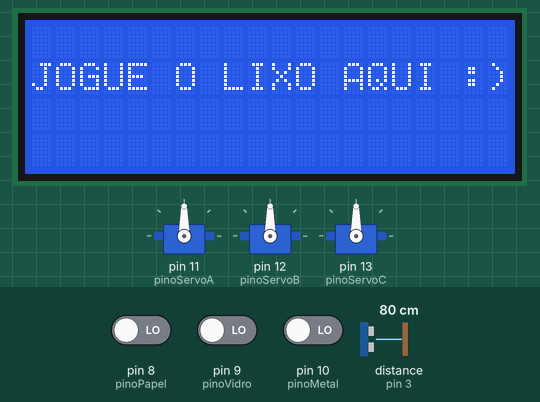
Recording of a sketch running on a simulated Arduino Uno, built with avr-gcc and run on an emulated ATmega328P. Shown: 20×4 character LCD, 3 × servo. Inputs (shaded band) come from the test bench; at power-on: distance to the obstacle (sensor on pin 3) 80 cm, pin 8 (pinoPapel) LOW, pin 9 (pinoVidro) LOW, pin 10 (pinoMetal) LOW. The echo pulse lasts 58.3 µs per cm.

Above: at 1.2 s.
1.3 s: distance to the obstacle (sensor on pin 3) set to 14 cm
2.8 s: distance to the obstacle (sensor on pin 3) set to 11 cm
At 3.3 s:
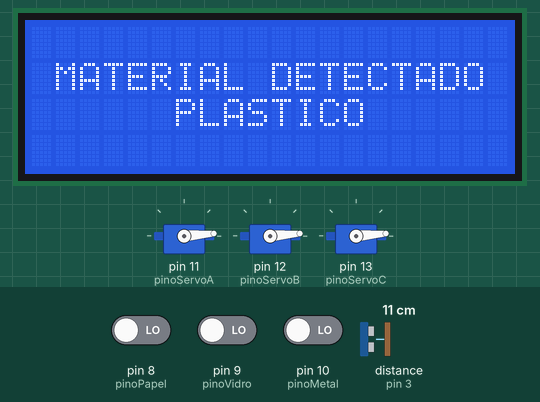
At 13.4 s:
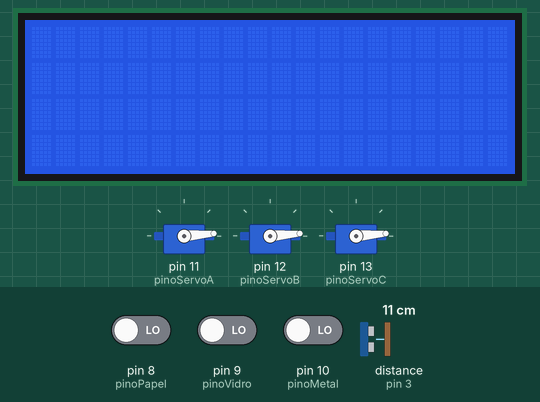
Timing chart, 0 to 14.9 s (numbered marks = the images above; inputs shaded):
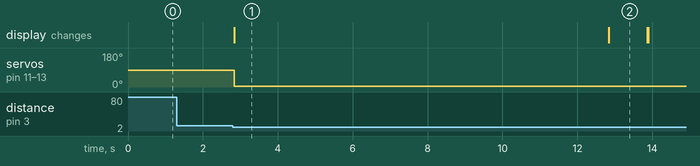

Measured:
- the behaviour switches between 13 and 12 cm on distance to the obstacle (sensor on pin 3) (found by bisection; images 0 and 1)
- after the input at 1.3 s, every drawn part: stays the same
- after the input at 2.8 s, servo on pin 11 (pinoServoA), servo on pin 12 (pinoServoB), servo on pin 13 (pinoServoC): 90° → 5° at once; the display: changes at once (image 1)
- what the display in image 1 shows lasts 10.0 s, from 2.8 s to 12.8 s

The sketch:

lixeira-inteligente-conectada.ino
```cpp
// Bibliotecas necessárias para o funcionamento do código
#include <Wire.h>
#include <LiquidCrystal_I2C.h>
#include <Ultrasonic.h>
#include <Servo.h>

// Definição dos pinos de entrada
#define pinoPapel 8
#define pinoVidro 9
#define pinoMetal 10
#define pinoSensorDistanciaTrigger 2
#define pinoSensorDistanciaEcho 3
#define pinoServoA 11
#define pinoServoB 12
#define pinoServoC 13
#define pinoNodeMCU 4

// Inicializa o display no endereco 0x27
LiquidCrystal_I2C lcd(0x27,2,1,0,4,5,6,7,3, POSITIVE);

// Inicializa o sensor de distância
Ultrasonic ultrasonic(pinoSensorDistanciaTrigger, pinoSensorDistanciaEcho);

// Definição das variáveis de leitura do sensorVidro
int leituraPapel = 0;
int leituraVidro = 0;
int leituraMetal = 0;

// Definição das variáveis de leitura do sensorVidro
int leituraPapelEstado = LOW;
int leituraVidroEstado = LOW;
int leituraMetalEstado = LOW;

// Definição dos servos
Servo s1;
Servo s2;
Servo s3;

void setup() {
  lcd.begin (20,4);  // Inicializa o monitor do display
  processando();
  pinMode(pinoPapel, INPUT);
  pinMode(pinoMetal, INPUT);
  pinMode(pinoVidro, INPUT);
  // Inicialização dos servos
  s1.attach(pinoServoA);
  s2.attach(pinoServoB);
  s3.attach(pinoServoC);
}

void loop() {
  leituraPapel = digitalRead(pinoPapel);
  leituraVidro = digitalRead(pinoVidro);
  leituraMetal = digitalRead(pinoMetal);

  if (leituraPapel == HIGH) {
    leituraPapelEstado = HIGH;
  }

  if (leituraVidro == HIGH) {
    leituraVidroEstado = HIGH;
  }

  if (leituraMetal == HIGH) {
    leituraMetalEstado = HIGH;
  }

  long microsec = ultrasonic.timing();

  if (ultrasonic.convert(microsec, Ultrasonic::CM) < 12) {
    if (leituraMetalEstado == HIGH) {
        executarMetal();
    } else if (leituraPapelEstado == HIGH && leituraVidroEstado == HIGH && leituraMetalEstado == LOW) {
        executarVidro();
    } else if (leituraPapelEstado == HIGH && leituraVidroEstado == LOW && leituraMetalEstado == LOW) {
        executarPapel();
    } else {
      executarPlastico();
    }
    adicionarNode();
    reinicializarValoresEstado();
    processando();
  }

}

// Funções que executam conforme o material detectado
void executarPapel() {
  lcd.clear();
  lcd.setCursor(0,1);
  lcd.print(" MATERIAL DETECTADO");
  lcd.setCursor(0,2);
  lcd.print("       PAPEL");
  Servo1(true);
}

void executarVidro() {
  lcd.clear();
  lcd.setCursor(0,1);
  lcd.print(" MATERIAL DETECTADO");
  lcd.setCursor(0,2);
  lcd.print("       VIDRO");
  Servo2(true);
}

void executarMetal() {
  lcd.clear();
  lcd.setCursor(0,1);
  lcd.print(" MATERIAL DETECTADO");
  lcd.setCursor(0,2);
  lcd.print("       METAL");
  Servo3(true);
}

void executarPlastico() {
  lcd.clear();
  lcd.setCursor(0,1);
  lcd.print(" MATERIAL DETECTADO");
  lcd.setCursor(0,2);
  lcd.print("      PLASTICO");
  Servo4(true);
}

void reinicializarValoresEstado() {
  delay(1000);
  leituraPapelEstado = LOW;
  leituraVidroEstado = LOW;
  leituraMetalEstado = LOW;
  delay(5000);
  lcd.clear();
  delay(1000);
}

// Funções dos servos
void Servo1(bool controle){
  if(controle) {
    s1.write(22);
    Servo2(false);
    Servo3(false);
  }
  if(!controle){
    s1.write(5);
  }
}

void Servo2(bool controle){
  if(controle) {
    s2.write(22);
    Servo1(false);
    Servo3(false);
  }
  if(!controle){
    s2.write(5);
  }
}

void Servo3(bool controle){
  if(controle) {
    s3.write(22);
    Servo2(false);
    Servo1(false);
  }
  if(!controle){
    s3.write(5);
  }
}

void Servo4(bool controle){
  if(controle) {
    Servo2(false);
    Servo1(false);
    Servo3(false);
  }
}

// Funções Úteis

// Função que mostra quando pode ser inserido outro resíduo
void processando() {
  lcd.setCursor(0,1);
  lcd.print("JOGUE O LIXO AQUI :)");
}

void adicionarNode() {
  digitalWrite(pinoNodeMCU, HIGH);
  delay(4000);
  digitalWrite(pinoNodeMCU, LOW);
}
```
